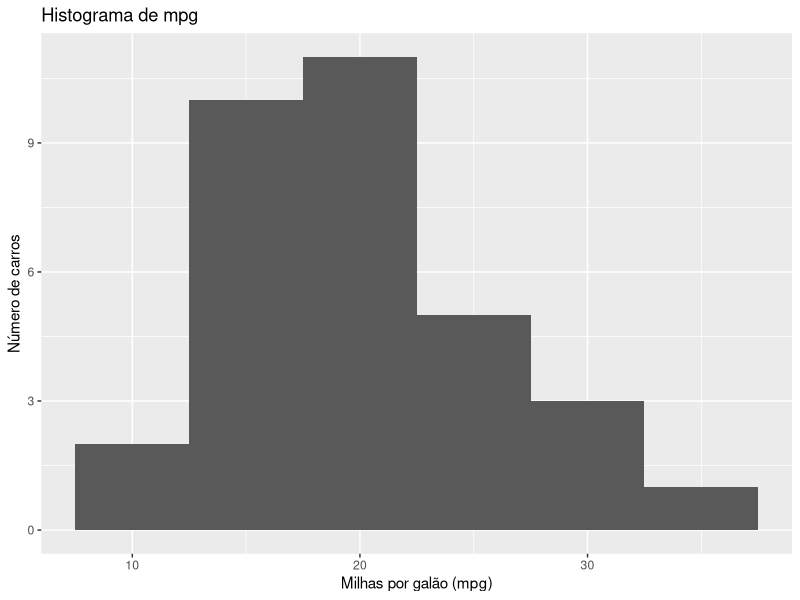
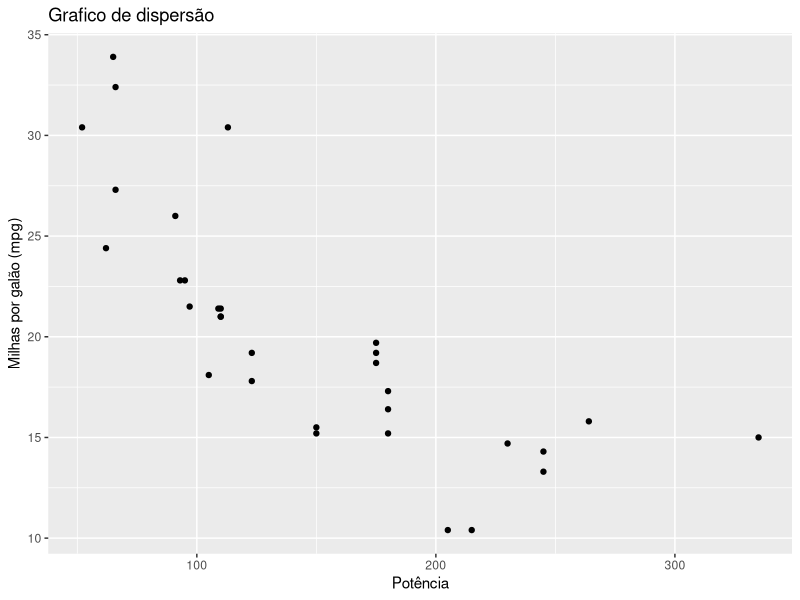

Generate these figures, in order, with R:
# - tipos basicos de dados (numerico, logico, caractere, fator)
# - estruturas de dados (vetor, matriz, dataframe)

# calculadora -------------------------------------------------------------

1 + 2 # soma

1:5 # vetor

1:5 + 6:10 # soma de vetores

c(1, 2, 3, 4, 5) + c(6, 7, 8, 9, 10) # equivalente ao comando acima

c(2, 3, 5, 7, 11, 13) - 2 # subtração

-2:2 * -2:2 # multiplicação

1:10 / 3 # divisão

(1:10) ^ 2 # exponenciação


# operadores logicos ------------------------------------------------------

c(3, 4 - 1, 1 + 1 + 1) == c(3, 3, 3) # verifica igualdade

1:3 != 3:1 # verifica diferenca

exp(1:5) < 100 # verifica desigualdade

c("A", "B", "C") == c("A", "b", "d") # comparando caracteres


# variaveis ---------------------------------------------------------------
a <- 1 # armazena o numero 1 na variavel a

x <- 1:5 # armazera o vetor 1:5 na variavel x

y <- 6:10 # armazena o vetor 6:10 na variavel y

x + 2 * y - 3 # faz uma operacao com as variaveis

z <- 1:10 >= 5 #armazena o resultado logico na variavel z

!z # operacao logica de "negacao"

w <- 1:10 <= 3 #armazena o resultado na variavel w

z & w # operacao logica "e"

z | w # operacao logica "ou"


# classes de variaveis ----------------------------------------------------

class(x) # classe de x

class(z) # classe de z

?class # como pedir ajuda no R

palavras <- c("Eu", "estou", "aprendendo", "a",
              "programar", "em", "r") # vetor de caracteres

class(palavras) # classe de "palavras"

# representacao de variaveis categoricas/qualitativas

estudo <- factor(c("Fundamental", "Médio", "Graduação",
                   "Médio", NA, "Fundamental")) # define um fator

estudo

class(estudo) # classe de "estudo"

levels(estudo) # mostra as categorias do fator


# funcoes -----------------------------------------------------------------

f <- function(x) { # declaracao da funcao f
  x^2              # define o que a funcao faz
}

f(2)  # avalia a funcao para x=2
f(10) # avalia a funcao para x=10

g <- function(x, y) { # declaracao da funcao g
  x^y                 # define o que a funcao faz
}

g(2, 3)         # avalia a funcao para x=2 e y=3
g(y = 2, x = 3) # avalia a funcao trocando a ordem dos argumentos

h <- function(x, y = 2) { # declaracao da funcao h
  x^y                     # define o que a funcao faz
}

h(2)    # avalia a funcao para x=2
h(2, 3) # avalia a funcao para x=2 e y=3

# vetores -----------------------------------------------------------------

x <- (1:5) ^ 2 # definicao dos valores do vetor x

length(x) # retorna o numero de elementos do vetor

x[c(1, 3, 5)] # seleciona um subconjunto

x[c(-2, -4)] # equivalente ao comando acima

x[c(TRUE, FALSE, TRUE, FALSE, TRUE)] # equivalente ao comando acima

x[6] # atencao!!!


# matrizes ----------------------------------------------------------------
?matrix

uma_matriz <- matrix(
  1:12,
  nrow = 4, #ncol = 3 gera o mesmo resultado. Verifique!
)

uma_matriz # mostra a matriz

class(uma_matriz) # classe de "uma_matriz"

dim(uma_matriz) # dimensao de "uma_matriz"

nrow(uma_matriz) # retorna o número de linhas da matriz

ncol(uma_matriz) # retorna o número de colunas da matriz

uma_matriz[1, c(2,3)] # elementos na primeira linha, segunda e terceira colunas

uma_matriz[1, ] # todos elementos da primeira linha

mean(uma_matriz[1, ])

uma_matriz[, c(2,3)] # todos elementos da segunda e terceira colunas

uma_matriz[, -1] # todos elementos da segunda e terceira colunas


# dataframe ---------------------------------------------------------------

um_data_frame <- data.frame(
  x = letters[1:10],       # coluna de caracteres
  y = rnorm(10),           # coluna de numeros
  z = runif(10) > 0.5,     # coluna de logicos
  w = rpois(10, 3),        # coluna de numeros
  n = 1:10                 # coluna de numeros
)

um_data_frame # imprime o conteudo do dataframe

class(um_data_frame) # mostra a classe do dataframe

um_data_frame[2:3, -3] # seleciona um subconjundo do dataframe

um_data_frame[c(FALSE, TRUE, TRUE, FALSE, FALSE, FALSE, FALSE, FALSE, FALSE),
              c("x", "y", "w", "n")] # equivalente ao comando acima

um_data_frame$x # seleciona a coluna x

um_data_frame$x[2:3] # seleciona os elementos 2 e 3 da coluna x

novo_data_frame <- data.frame( # mesmas colunas que o dataframe anterior, ordem diferente
  z = rlnorm(10), # números distribuídos seguindo a distribuição lognormal
  y = sample(10), # número 1 a 10 distribuidos em uma ordem aleatória
  x = letters[3:12],
  w = 1:10,
  n = sample(1:10)
)

rbind(um_data_frame, novo_data_frame) # empilha os dataframe

cbind(um_data_frame, novo_data_frame) # cola os dataframes lado a lado


# visualizacao de dados ---------------------------------------------------

library(ggplot2)

?mtcars

ggplot(mtcars, aes(x = mpg)) + # aes define a estetica do grafico (variavel mpg no eixo x)
  geom_histogram(binwidth = 5) + # geometria do grafico: histograma
  labs(title = "Histograma de mpg", # titulo do grafico
       x = "Milhas por galão (mpg)", # titulo do eixo x
       y = "Número de carros") # titulo do eixo y

ggplot(mtcars, aes(x = hp, y = mpg)) + # aes define a estetica do grafico (variavel hp no eixo x e mpg no y)
  geom_point() + # geometria do grafico: pontos
  labs(title = "Grafico de dispersão", x = "Potência", y="Milhas por galão (mpg)") # labels

# Extra: ver documento com controle de fluxo e repeticao e criacao de funcoes personalizadas
